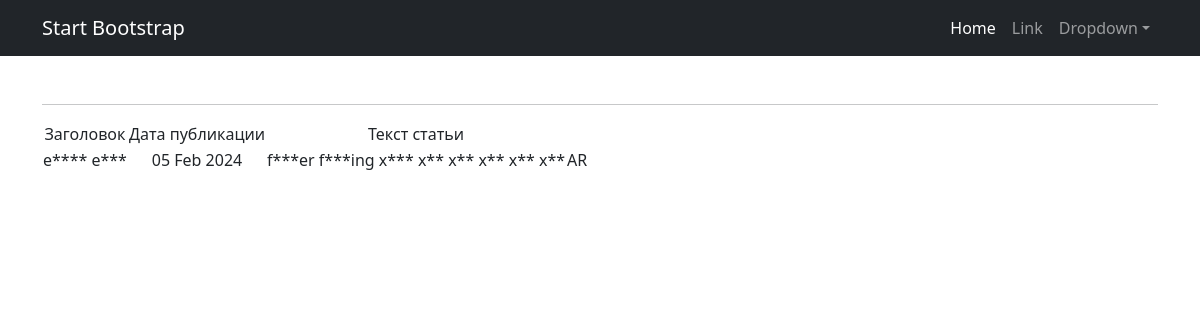
Page /news/2/ on the earlier database version.
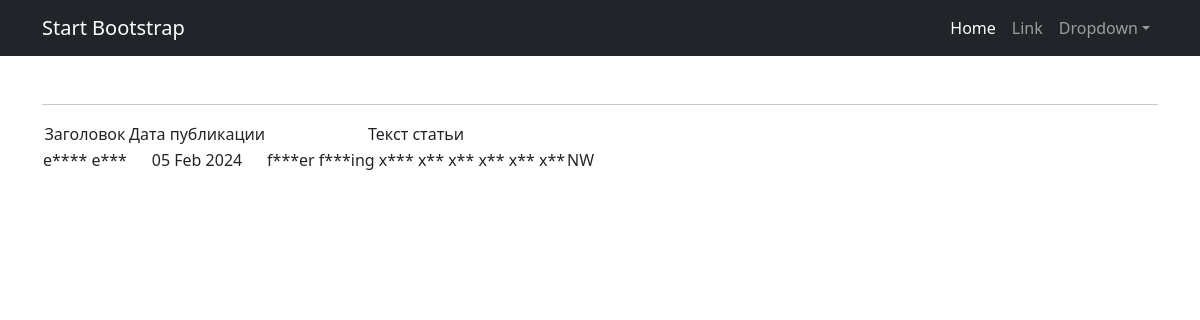
Same page on the later database version.
### newsarticle/models.py (models this page shows, shortened)
class Post(models.Model):
    author = models.ForeignKey(Author, on_delete=models.CASCADE)
    NEWS = 'NW'
    ARTICLE = 'AR'
    CATEGORY_CHOICES = (
        (NEWS, 'Новость'),
        (ARTICLE, 'Статья'),
    )
    category_type = models.CharField(max_length=2, choices=CATEGORY_CHOICES, default=ARTICLE)
    date_creation = models.DateTimeField(auto_now_add=True)
    post_category = models.ManyToManyField(Category, through='PostCategory')
    title = models.CharField(max_length=128)
    text = models.TextField()
    rating = models.IntegerField(default=0)

### newsarticle/views.py (the view)
# urls.py: path('news/<int:pk>/', NewsPreview.as_view(), name='post_preview'),
class NewsPreview(DetailView):
    model = Post
    template_name = 'post.html'
    context_object_name = 'post'
    def get_object(self, *args, **kwargs):
        obj = cache.get(f'post-{self.kwargs["pk"]}', None)
        if not obj:
            obj = super().get_object(queryset=self.queryset)
            cache.set(f'post-{self.kwargs["pk"]}', obj)
            return obj

### newsarticle/templatetags/custom_filters.py (called while the page is built)
@register.filter()
def censor(text):
    for word in bad_words:
        text = text.replace(word[1:], '*' * len(word[1:]))
    return text

### templates/post.html (shortened to what this page needs)
{% extends 'flatpages/default.html' %}
{% load custom_filters %}
{% load cache %}
{% block content %}
   <hr>
       <table>
           <tr>
               <td> Заголовок </td>
               <td> Дата публикации </td>
               <td> Текст статьи </td>
           </tr>
           <tr>
               <td>{{ post.title|censor }}</td>
               <td>{{ post.date_creation|date:'d M Y' }}</td>
               <td>{{ post.text|censor }}</td>
               <td>{{ post.category_type }}</td>
           </tr>
       </table>
{% endblock content %}

Differences in the rows shown:
changed Post "f***er f***ing x*** x** x** x** x** x**": category_type "AR" → "NW"
